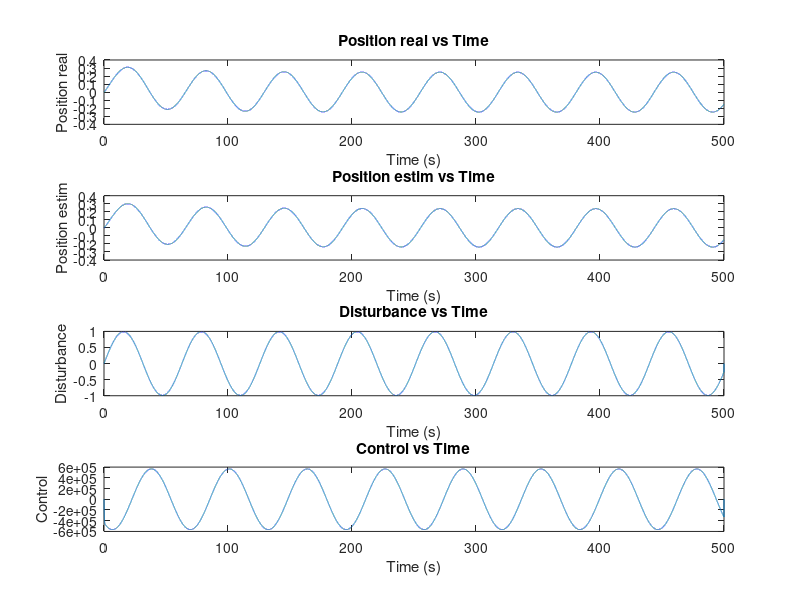

This chart was generated by the following MATLAB code:
% Given parameters
m = 4.5096 * 1000000;
Xu = -51380;

% Define the matrix A
As = [0, 1; 0, Xu/m];
K = -[5000, 300000];
% Define the matrix B
B1 = [0; 1/m];
B2 = [1; 0];
L = [1, 0; 0, 1];
A = As + B1*K;

% Simulation parameters
dt = 0.01; % Time step (seconds)
total_time = 500; % Total simulation time (seconds)
num_steps = total_time / dt; % Number of simulation steps

% Initialize state vectors
x = zeros(2, num_steps); % State vector [position; velocity]
u = zeros(1, num_steps); % Control input vector
% d = 1.0 * ones(1, num_steps); % Disturbance vector (e.g., Gaussian noise)
time = 0:dt:(total_time-dt); % Time vector
d = sin(0.1*time); % Disturbance vector (sine function)

estim_x = zeros(2, num_steps); % State vector [position; velocity]
um = zeros(1, num_steps);

% Initial condition
x(:, 1) = [0; 0]; % Initial position and velocity
estim_x(:, 1) = x(:, 1);

cutoff = 5;
um_dot = 0;
% Simulation loop (Euler method)
for k = 2:num_steps-1
    x_error = estim_x(:, k) - x(:, k);

    gain = -1;
    pi = (1/gain)*(exp(gain*dt)-1);
    um(k) = -exp(gain*dt)*x_error(1)/pi;
    um_dot = (um(k)-um(k-1))/dt;
    con = m*um_dot - (Xu+K(2))*um(k);
    
    % if con > 1000000
    %     con = 1000000;
    % elseif con < -1000000
    %     con = -1000000;
    % end

    % u(k) = 0;
    u(k) = u(k-1)*exp(-cutoff*dt) - con*(1-exp(-cutoff*dt));

    % Compute the state derivative with disturbance
    dx = A * x(:, k) + B1 * u(k) + B2*d(k);
    estim_dx = A * estim_x(:, k) + B1 *u(k) + B2*um(k) - L*(x_error);
    
    % Update the state using Euler method
    x(:, k+1) = x(:, k) + dx * dt;
    estim_x(:, k+1) = estim_x(:, k) + estim_dx * dt;
end

% Time vector for plotting
time = 0:dt:(total_time-dt);

% Plotting the results
figure;
subplot(4,1,1);
plot(time, x(1, :));
title('Position real vs Time');
xlabel('Time (s)');
ylabel('Position real');

subplot(4,1,2);
plot(time, estim_x(1, :));
title('Position estim vs Time');
xlabel('Time (s)');
ylabel('Position estim');

subplot(4,1,3);
plot(time, um);
title('Disturbance vs Time');
xlabel('Time (s)');
ylabel('Disturbance');

subplot(4,1,4);
plot(time, u);
title('Control vs Time');
xlabel('Time (s)');
ylabel('Control');
